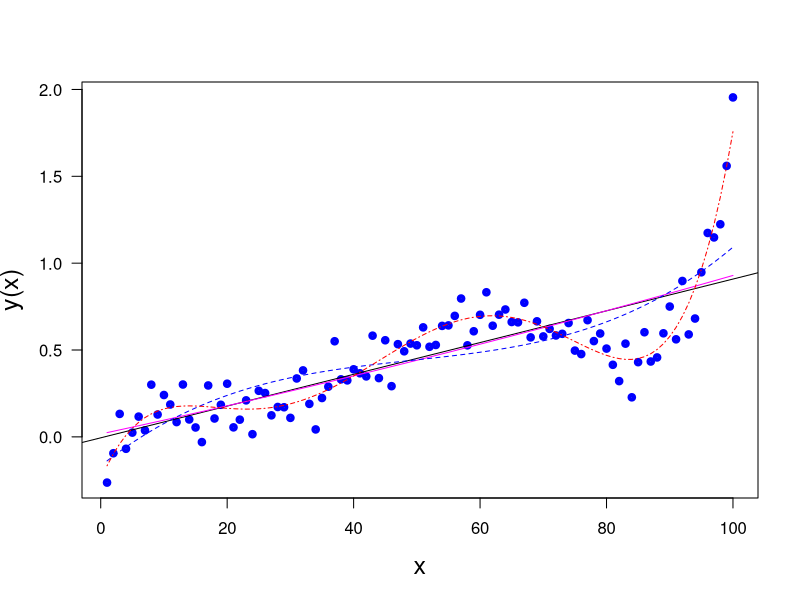

This chart was generated by the following R code:
print('file: PolynomialFit.R')
# fit polynomials of different order to data
# created by: Dieter.Wolf-Gladrow@awi.de 
#    4/2021 version 1.0
# This software is provided 'as is' without warranty of
# any kind. But it's mine, so you can't sell it.
# 
# ---------------------------------------------------------
  x = 1:100; L = length(x)
# Example: generate artificial data
  set.seed(1953) # set seed for random number generators
  kmax = 5
  r = runif(kmax,min(x),max(x))
  r[1] = 5; r[2] = 95
  y = (x-r[1])*(x-r[2])*(x-r[3])*(x-r[4])*(x-r[5])
  y = y+1e6*x        # add linear trend
  y = y+1e7*rnorm(L) # add normal noise
  y = y/1e8          # scale (to avoid exponential numbers in axis legend)
# ---------------------------------------------------
# Ordinary Least-Squares (OLS):
  OLS = lm(y ~ x) 
# ---------------------------------------------------
  print('Polynomial up to x^2')
  Poly2 = lm(y ~ x+I(x^2)) # where I() means 'inhibit interpretation'
  (c2 = as.numeric(Poly2$coefficients))
  y2 = c2[2]*x+c2[3]*x^2+c2[1] # fitted polynomial
# ---------------------------------------------------
  print('Polynomial up to x^3')
  Poly3 = lm(y ~ x+I(x^2)+I(x^3))
  (c3 = as.numeric(Poly3$coefficients))
  y3 = c3[2]*x+c3[3]*x^2+c3[4]*x^3+c3[1]
# ---------------------------------------------------
  print('Polynomial up to x^5')
  Poly5 = lm(y ~ x+I(x^2)+I(x^3)+I(x^4)+I(x^5))
  (c5 = as.numeric(Poly5$coefficients))
  y5 = c5[2]*x+c5[3]*x^2+c5[4]*x^3+c5[5]*x^4+c5[6]*x^5+c5[1]
# png('PolynomialFit210622.png',width=16,height=12,units='cm',res=300)
  plot(x,y,type='p',lwd=4,col='blue',xlab='x',ylab='y(x)',las=1,cex=0.6,cex.lab=1.5)
  abline(OLS,col='black')
  lines(x,y2,col='magenta')
  lines(x,y3,col='blue',lty=2)
  lines(x,y5,col='red',lty=4)
# dev.off()
# ---------------------------------------------------
# print('AIC, BIC:')
  AIC1 = AIC(OLS);   print(c(round(AIC1,2),'AIC1'))
  AIC2 = AIC(Poly2); print(c(round(AIC2,2),'AIC2'))
  AIC3 = AIC(Poly3); print(c(round(AIC3,2),'AIC3'))
  AIC5 = AIC(Poly5); print(c(round(AIC5,2),'AIC5'))
  # -----------------------------------------------------------------------------
  # Remarks:
  # The command lm(y ~ x+x^2+x^3) would yield an intercept and a slope
  #    because q = x+x^2+x^3 is used as single predictor.
  #
  # If we want to obtain a polynomial fit instead, we have to inhibit the
  #   interpretation of the polynomial terms by applying I() both to x^2 and x^3: 
  #   lm(y ~ x+I(x^2)+I(x^3)). As a result we obtain 4 coefficients (intercept, 
  #   slopes for x, x^2, and x^3).
  # -----------------------------------------------------------------------------
  
